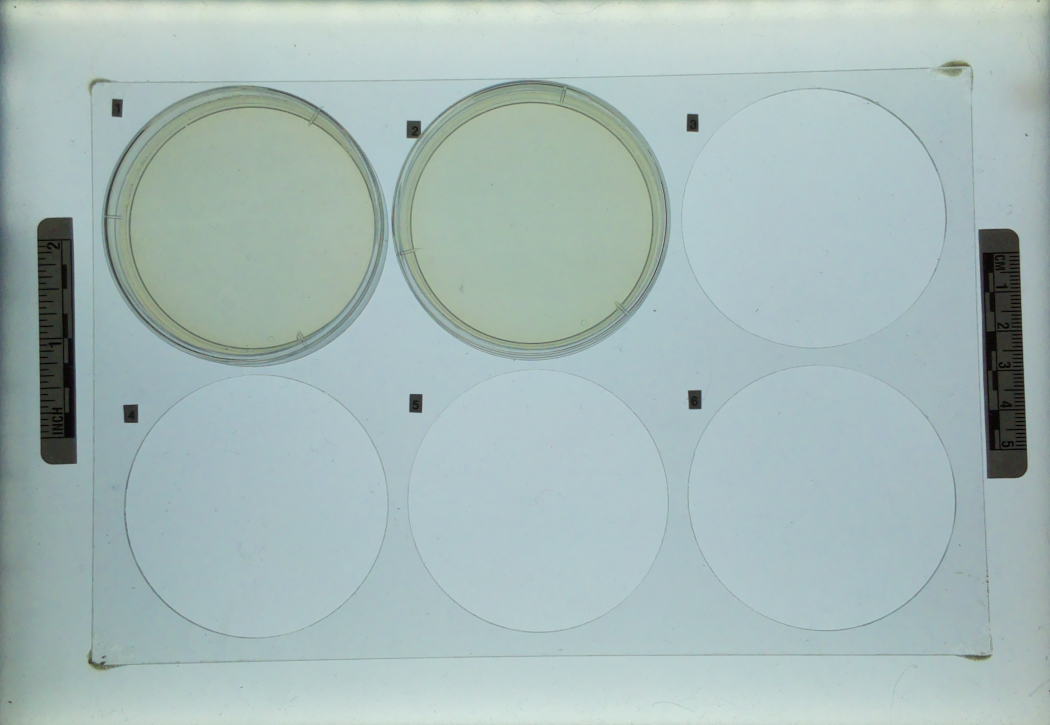
#> input picture core/test.png, 2100 x 1450 px (shown at 1/2 size)
$ python draw_red_rectangles.py
#> lines starting #> are read from the running program, lines starting #| are printed output that depends on the picture; after the words box and inside, x2 and y2 are one past the last pixel; in counts of white or black regions, pixels touching at a corner belong together
import cv2
import os

def draw_red_rectangle(image_path):
#> called with image_path = 'test.png'
    try:
        print("Using image:", image_path)
        image = cv2.imread(image_path)
#> image is the input picture: shape (1450, 2100, 3); mean B, G, R 183.9, 185.5, 166
        if image is None:
            print("Error: Unable to load image")
            return

        x, y, width, height = 250, 210, 500, 500
        cv2.rectangle(image, (x, y), (x + width, y + height), (0, 0, 255), 10)
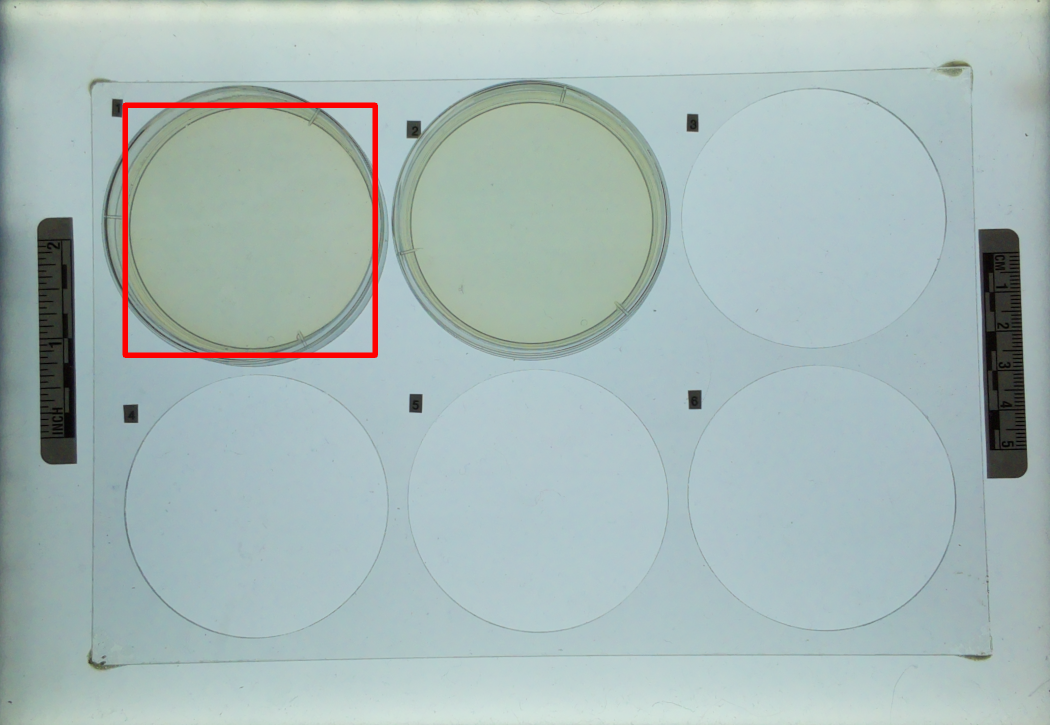
#> image: shape (1450, 2100, 3) (shown at 1/2 size); 0.72% of pixels changed, all inside (x1, y1, x2, y2) = (245, 205, 756, 716)

        base, ext = os.path.splitext(image_path)
        output_path = f"{base}_with_rectangle{ext}"

        cv2.imwrite(output_path, image)
        print("Saved:", output_path)

    except Exception as e:
        print("Error:", e)


if __name__ == "__main__":
    image_path = "test.png"
    draw_red_rectangle(image_path)
